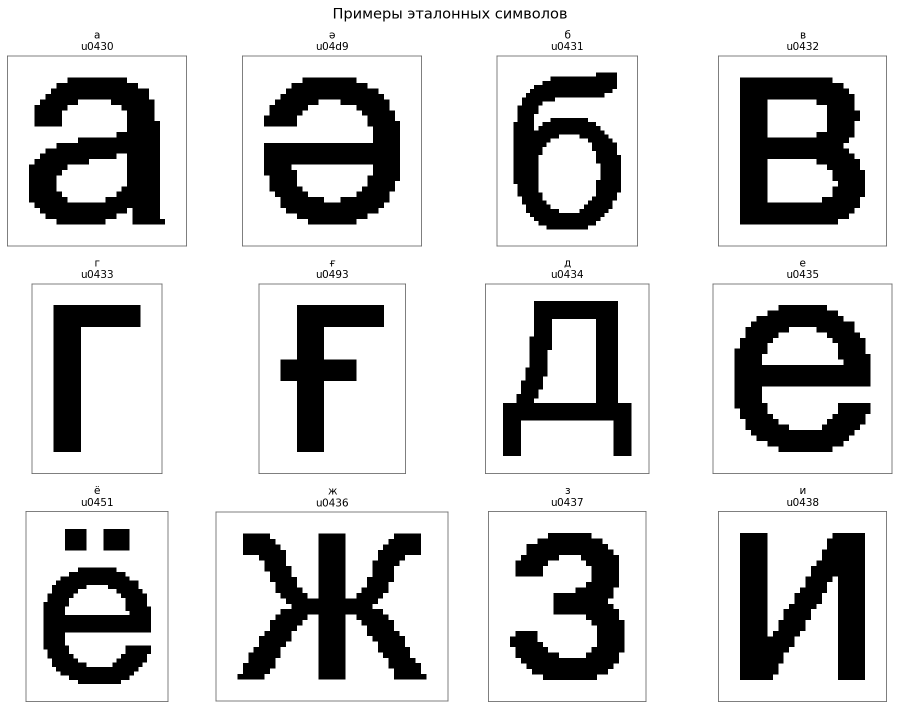
#> input picture lab5/preview_png/symbols_overview.png, 1799 x 1418 px, given in place of u0430.png, which was not available (shown at 1/2 size)
$ python generate_lab7.py
#> lines starting #> are read from the running program, lines starting #| are printed output that depends on the picture; after the words box and inside, x2 and y2 are one past the last pixel; in counts of white or black regions, pixels touching at a corner belong together
from __future__ import annotations

import csv
from dataclasses import dataclass
from pathlib import Path
from typing import Iterable

import matplotlib

matplotlib.use("Agg")

import matplotlib.pyplot as plt
import numpy as np
from PIL import Image, ImageDraw, ImageFont


VARIANT = 17
ALPHABET_NAME = "Казахские строчные буквы"
ALPHABET = list("аәбвгғдеёжзийкқлмнңоөпрстуұүфхһцчшщъыіьэюя")
PHRASE = "сәулем мен сені сүйемін"

FONT_NAME = "Arial"
FONT_PATH = Path(r"C:\Windows\Fonts\arial.ttf")
FONT_SIZE = 52
EXPERIMENT_FONT_SIZE = 58
THRESHOLD = 200
PROFILE_THRESHOLD = 2
CANVAS_MARGIN = 30
FEATURE_WEIGHTS = np.array([0.1, 1.0, 1.0, 2.0, 2.0], dtype=float)

BASE_DIR = Path(__file__).resolve().parent
ROOT_DIR = BASE_DIR.parent
LAB5_DIR = ROOT_DIR / "lab5"
LAB6_DIR = ROOT_DIR / "lab6"

PREVIEW_DIR = BASE_DIR / "preview_png"
EXPERIMENT_DIR = BASE_DIR / "experiment_bmp"
MAIN_HYPOTHESES_PATH = BASE_DIR / "hypotheses_variant17.txt"
MAIN_CSV_PATH = BASE_DIR / "classification_main.csv"
EXPERIMENT_HYPOTHESES_PATH = BASE_DIR / "hypotheses_variant17_font58.txt"
EXPERIMENT_CSV_PATH = BASE_DIR / "classification_experiment_font58.csv"
SUMMARY_PATH = BASE_DIR / "summary_variant17.csv"


@dataclass
class SymbolImage:
    index: int
    symbol: str
    codepoint: str
    image: np.ndarray
    path: Path


@dataclass
class RecognitionResult:
    mode: str
    expected: str
    recognized: str
    errors: int
    accuracy: float
    hypotheses_path: Path
    csv_path: Path
    preview_path: Path


def ensure_dirs(paths: Iterable[Path]) -> None:
    for path in paths:
        path.mkdir(parents=True, exist_ok=True)


def clear_files(path: Path, pattern: str) -> None:
#> called with pattern = '*.png'
    for file in path.glob(pattern):
        file.unlink()
#> pass 2 of the loop in clear_files, `for file in path.glob(pattern):`:


def codepoint_label(symbol: str) -> str:
    return "u" + "_".join(f"{ord(ch):04x}" for ch in symbol)


def load_binary(path: Path) -> np.ndarray:
    arr = np.array(Image.open(path).convert("L"), dtype=np.uint8)
    return np.where(arr < THRESHOLD, 0, 255).astype(np.uint8)
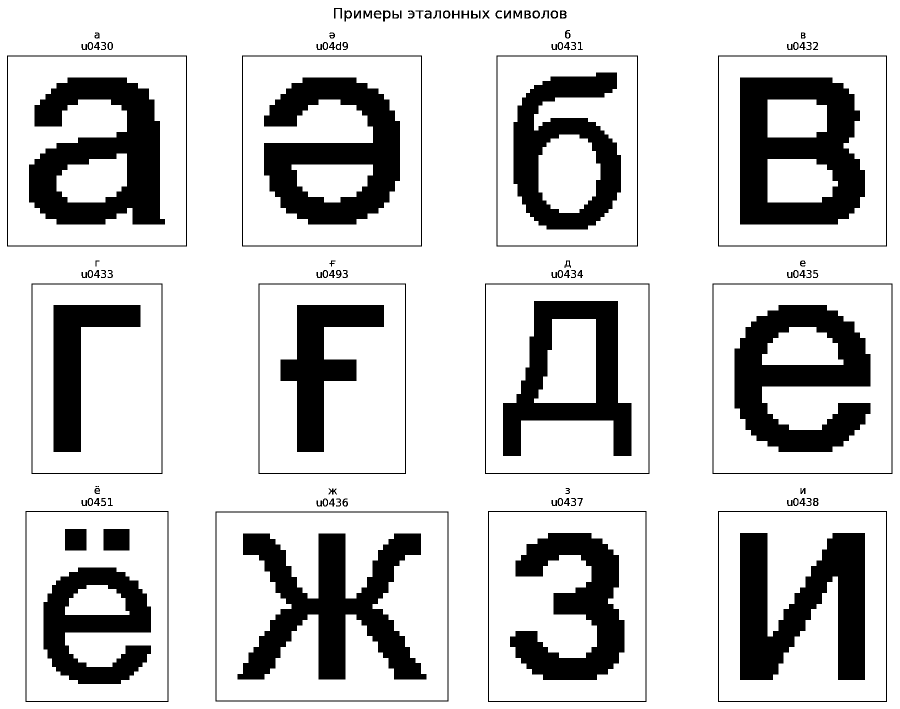
#> returned value: shape (1418, 1799) (shown at 1/2 size); 80.3% white; 126 black regions (2 under 20 px), largest, box (x1, y1, x2, y2) and area: (475, 1067, 853, 1359) 50034, (1480, 155, 1730, 449) 48062, (58, 155, 330, 449) 46785


# [34 lines left out: functions crop_binary, features, not called in this run]


def similarity(vector_a: np.ndarray, vector_b: np.ndarray) -> float:
    distance = float(np.linalg.norm((vector_a - vector_b) * FEATURE_WEIGHTS))
    return 1.0 / (1.0 + distance)


def load_alphabet() -> list[SymbolImage]:
    records: list[SymbolImage] = []
    for symbol in ALPHABET:
        codepoint = codepoint_label(symbol)
        path = LAB5_DIR / "symbols_png" / f"{codepoint}.png"
        records.append(SymbolImage(0, symbol, codepoint, load_binary(path), path))
#> pass 2 of the loop in load_alphabet, `for symbol in ALPHABET:`:
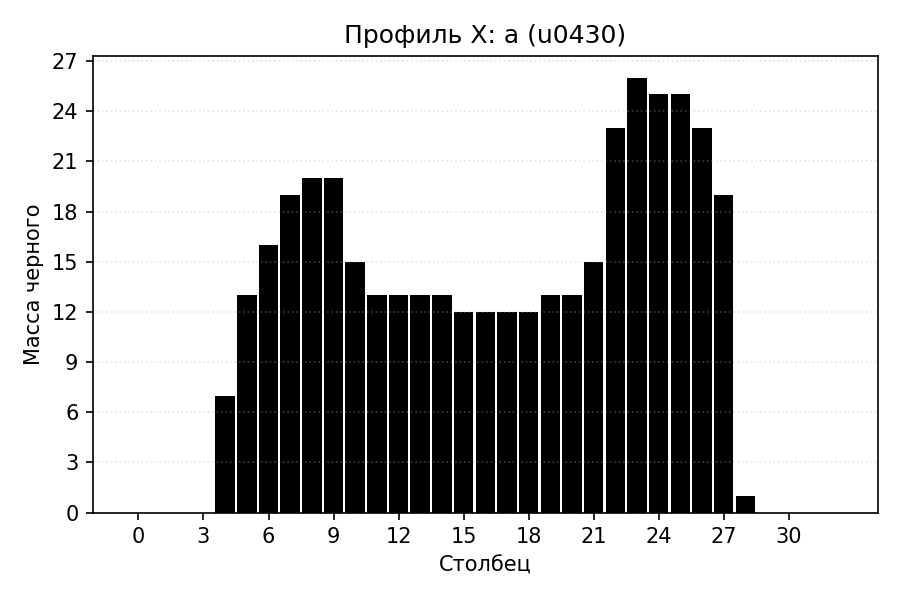
#> input picture lab5/profiles_x_png/u0430_x.png, 900 x 600 px, given in place of u04d9.png, which was not available
#> arr: shape (600, 900)
#> in load_binary (call 2), `return np.where(arr < THRESHOLD, 0, 255).astype(np.uint8)`:
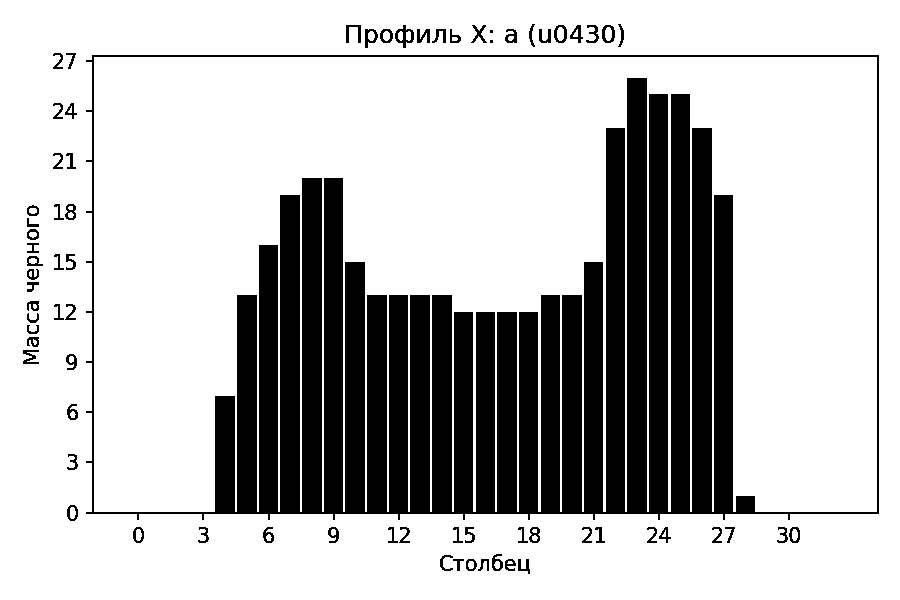
#> returned value: shape (600, 900); 74.3% white; 72 black regions (2 under 20 px), largest, box (x1, y1, x2, y2) and area: (86, 55, 879, 520) 132942, (395, 25, 414, 48) 182, (346, 25, 361, 43) 126
    return records


# [201 lines left out: functions load_lab6_segments, render_phrase, find_runs, segment_binary, make_experiment_segments, classify_segments and 3 more, not called in this run]


def run_pipeline() -> dict[str, str | int | float]:
    ensure_dirs([PREVIEW_DIR, EXPERIMENT_DIR])
    clear_files(PREVIEW_DIR, "*.png")
    clear_files(EXPERIMENT_DIR, "*.bmp")

    alphabet = load_alphabet()
    main_segments = load_lab6_segments()
    experiment_segments = make_experiment_segments()

    main = classify_segments(
        "Исходная строка",
        main_segments,
        alphabet,
        MAIN_HYPOTHESES_PATH,
        MAIN_CSV_PATH,
        PREVIEW_DIR / "classification_main.png",
    )
    experiment = classify_segments(
        f"Эксперимент, кегль {EXPERIMENT_FONT_SIZE}",
        experiment_segments,
        alphabet,
        EXPERIMENT_HYPOTHESES_PATH,
        EXPERIMENT_CSV_PATH,
        PREVIEW_DIR / "classification_experiment_font58.png",
    )
    write_summary([main, experiment])

    return {
        "variant": VARIANT,
        "alphabet_name": ALPHABET_NAME,
        "phrase": PHRASE,
        "font_name": FONT_NAME,
        "font_size": FONT_SIZE,
        "experiment_font_size": EXPERIMENT_FONT_SIZE,
        "feature_weights": "mass=0.1, centroid_x=1, centroid_y=1, inertia_h=2, inertia_v=2",
        "main_recognized": restore_spaces(main.recognized),
        "main_errors": main.errors,
        "main_accuracy_percent": round(main.accuracy, 2),
        "experiment_recognized": restore_spaces(experiment.recognized),
        "experiment_errors": experiment.errors,
        "experiment_accuracy_percent": round(experiment.accuracy, 2),
        "summary_path": str(SUMMARY_PATH),
        "main_hypotheses_path": str(MAIN_HYPOTHESES_PATH),
        "experiment_hypotheses_path": str(EXPERIMENT_HYPOTHESES_PATH),
    }


if __name__ == "__main__":
    import sys

    if hasattr(sys.stdout, "reconfigure"):
        sys.stdout.reconfigure(encoding="utf-8")
#> (the run stopped early here; a loop or call above may not have finished)
